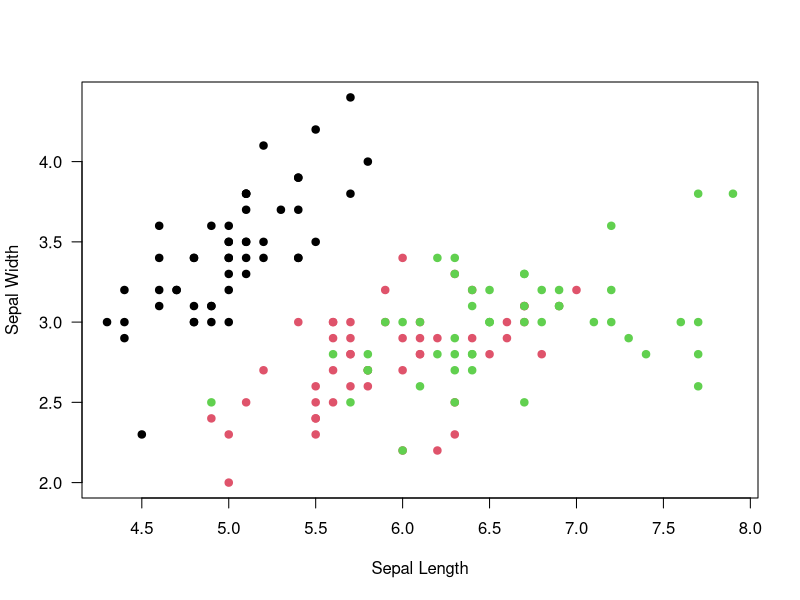
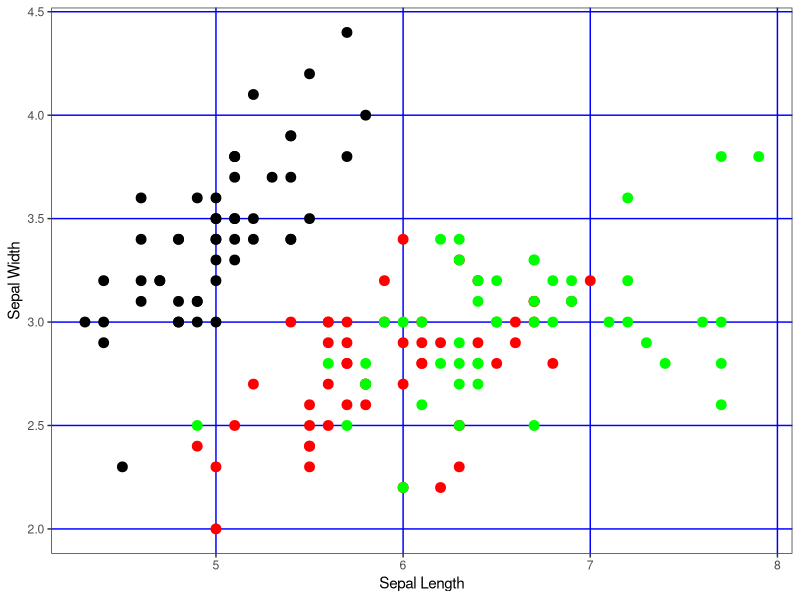
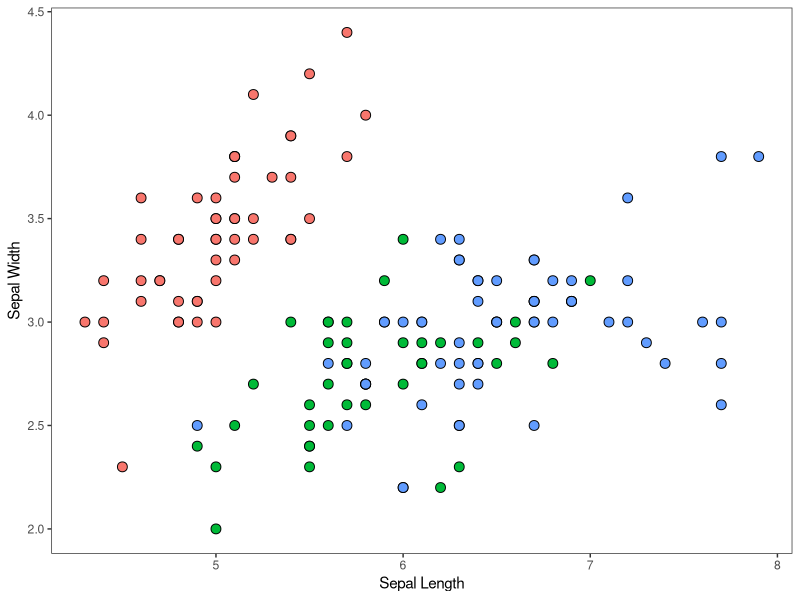
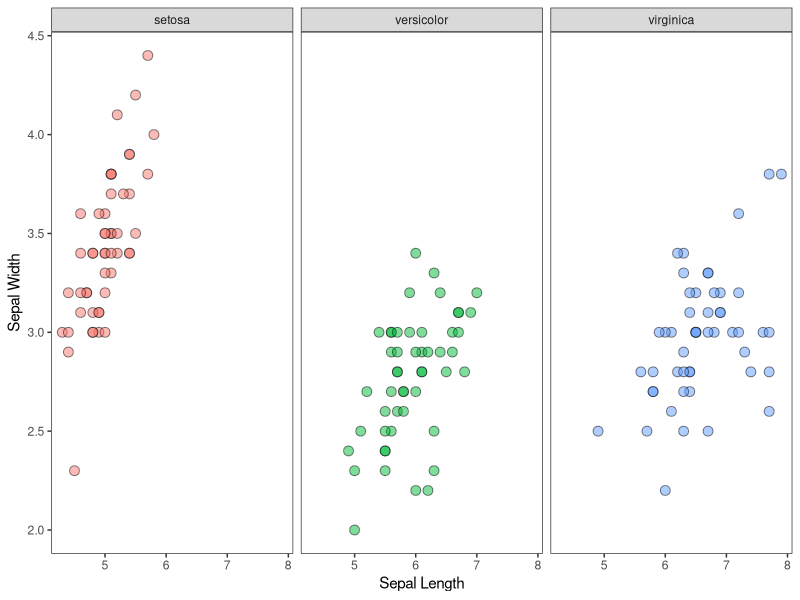
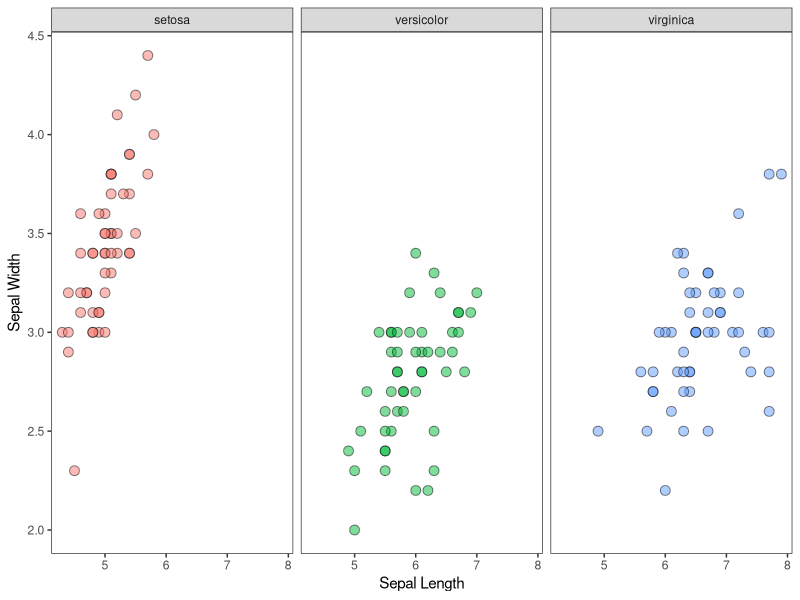

These charts were generated, in order, by the following R code:
#September 19th, 2023

install.packages("ggplot2") #do this once to download package to your computer
library(ggplot2)

plot(Sepal.Width~Sepal.Length, data=iris, xlab="Sepal Length", ylab="Sepal Width", las=1, col=iris$Species, pch=19)

#ggplot way
ggplot(data=iris, mapping=aes(x=Sepal.Length, y=Sepal.Width, color=Species,)) +
  geom_point(size=3, pch=19) +
  scale_color_manual(values=c("black", "red", "green")) +
  theme_bw() +
  theme(panel.grid.major=element_line("blue"), panel.grid.minor=element_blank(), legend.position="none") +
  xlab("Sepal Length") +
  ylab("Sepal Width")

#color palettes in ggplot
ggplot(data=iris, mapping=aes(x=Sepal.Length, y=Sepal.Width, fill=Species,)) +
  geom_point(size=3, pch=21) +
  scale_color_brewer(palette="Paired") +
  theme_bw() +
  theme(panel.grid.major=element_blank(), panel.grid.minor=element_blank(), legend.position="none") +
  xlab("Sepal Length") +
  ylab("Sepal Width")

#facetting
ggplot(data=iris, mapping=aes(x=Sepal.Length, y=Sepal.Width, fill=Species,)) +
  geom_point(size=3, pch=21, alpha=0.5) +
  scale_color_brewer(palette="Paired") +
  theme_bw() +
  theme(panel.grid.major=element_blank(), panel.grid.minor=element_blank(), legend.position="none") +
  xlab("Sepal Length") +
  ylab("Sepal Width") +
  facet_grid(~Species)

ggsave("Foster_Lexie/ggplot_facet.png") #saving the plot into a folder on your desktop

